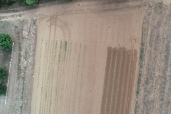
#> input picture median-filter/sw-filter/test_jpeg.JPG, 171 x 114 px, given as the content of the folder me/raffaele/Documents/soil-segmentation-zcu102/Sample_images, which was not available
$ python median.py
#> lines starting #> are read from the running program, lines starting #| are printed output that depends on the picture; pictures that were not available may be replaced by others from this repository, and a replacement may not be noted
#> further down, image is the input picture: shape (114, 171, 3); mean R, G, B 154.8, 143.6, 131.5
#| (114, 171, 3)
### AIPreciseAgri_analysis/Soil_Segmentation/Segmentation_test.py
# ===============================================================
import matplotlib.pyplot as plt
import numpy as np
import os

from skimage.data import astronaut
from skimage.color import rgb2gray
from skimage.filters import sobel
from skimage.segmentation import felzenszwalb, slic, quickshift, watershed
from skimage.segmentation import mark_boundaries
from skimage.util import img_as_float, img_as_int
from skimage.io import imread
from skimage.transform import rescale, resize, downscale_local_mean
from skimage.util import view_as_blocks


def print_img(images, titles):
    if len(images) == len(titles):
        fig, (ax) = plt.subplots(1, len(images),
                                 figsize=(5*len(images), 3), sharex=True, sharey=True)
        array = (ax.ravel(), titles, images)
        for i in range(0, len(images)):
            # print(titles[i])
            ax[i].imshow(images[i])
            ax[i].set_title(titles[i])


"""computing the felzenszwalb and print the results"""


def felzenszwalb_and_imshow(img):
    segments_fz = felzenszwalb(img, scale=100, sigma=0.5, min_size=2000)
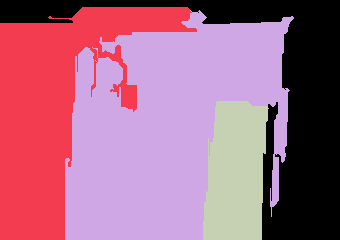
#> segments_fz: shape (240, 340) int64; 4 distinct labels, from 0 to 3; one colour per label, 0 black
    boundaries = mark_boundaries(img, segments_fz, color=(1, 0, 0))

    print(f"Felzenszwalb number of segments: {len(np.unique(segments_fz))}")
#| Felzenszwalb number of segments: 4

    print_img((img, boundaries, segments_fz), ("Original image", "Felzenszwalbs's method",
              "Segments from felzenszwalb"))
#> the loop in print_img, `for i in range(0, len(images)):` made 3 passes
    return len(np.unique(segments_fz))  # return the number of segments


def slic_and_imshow(img):
    segments_slic = slic(img, n_segments=250,
                         compactness=10, sigma=1, start_label=1)
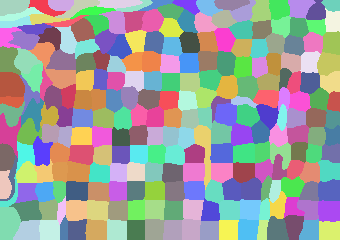
#> segments_slic: shape (240, 340) int64; 245 distinct labels, from 1 to 245; one colour per label, 0 black
    boundaries = mark_boundaries(img, segments_slic, color=(1, 0, 0))
    print(f"SLIC number of segments: {len(np.unique(segments_slic))}")
#| SLIC number of segments: 245

    print_img((img, boundaries, segments_slic), ("Original image", "K-means clustering (slic)",
              "Segments from k-means clustering"))
#> the loop in print_img (call 2), `for i in range(0, len(images)):` made 3 passes
    return len(np.unique(segments_slic))


def quickshift_and_imshow(img):
    segments_quick = quickshift(img, kernel_size=3, max_dist=6, ratio=0.5)
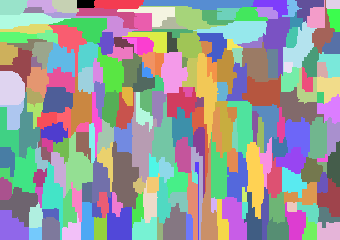
#> segments_quick: shape (240, 340) int64; 218 distinct labels, from 0 to 217; one colour per label, 0 black
    boundaries = mark_boundaries(img, segments_quick, color=(1, 0, 0))
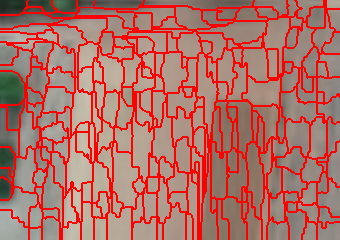
#> boundaries: shape (240, 340, 3) float64; mean R, G, B 0.698, 0.429, 0.393

    print(f"Quickshift number of segments: {len(np.unique(segments_quick))}")
#| Quickshift number of segments: 218

    print_img((img, boundaries, segments_quick), ("Original image", "Quickshift method",
              "Segments from quickshift"))
    return len(np.unique(segments_quick))


def sobel_and_imshow(img):
    segments_sobel = sobel(rgb2gray(img))
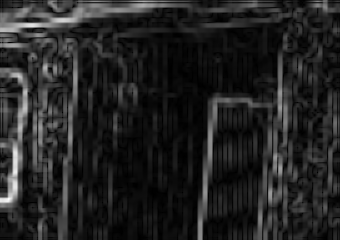
#> segments_sobel: shape (240, 340) float64; min 2.33e-05, max 0.0656, mean 0.00911; drawn with min black and max white

    print_img((img, segments_sobel), ("Original image", "Sobel filter"))

    return len(np.unique(segments_sobel))


def watershed_and_imshow(img):
    gradient = sobel(rgb2gray(img))
    segments_watershed = watershed(gradient, markers=250, compactness=0.001)
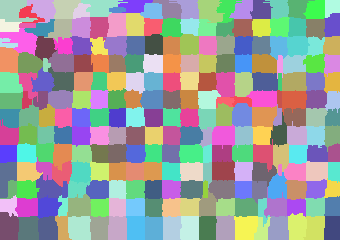
#> segments_watershed: shape (240, 340) int64; 247 distinct labels, from 1 to 247; one colour per label, 0 black
    boundaries = mark_boundaries(img, segments_watershed, color=(1, 0, 0))
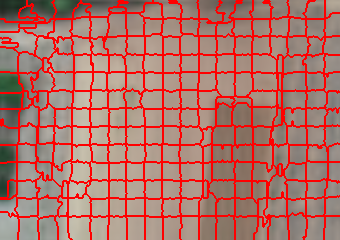
#> boundaries: shape (240, 340, 3) float64; mean R, G, B 0.688, 0.447, 0.409

    print(
        f"Watershed number of segments: {len(np.unique(segments_watershed))}")
#| Watershed number of segments: 247

    print_img((img, boundaries, segments_watershed),
              ("Original image", "Watershed method", "Segments from watershed"))
    return len(np.unique(segments_watershed))


"""Starting the script"""

root = '/home/raffaele/Documents/soil-segmentation-zcu102/'  # root directory
set = 'Sample_images'   # set images directory

# getting images names
filenames = os.listdir(os.path.join(root, set))
# os.path.join(root, set) ---> it joins the paths
# os.listdir(directory) ---> it lists input directory content
# print(os.path.join(root, set))
# print(os.listdir(os.path.join(root, set)))


# for the whole set of images apply the segmentation (for each images in Sample_images)
for file in filenames[:1]:
    # read the path of the images (getting the whole name)
    filename = os.path.join(os.path.join(root, set), file)
    image = imread(filename, as_gray=False)
    print(image.shape)
    _img = image.copy()
    # image = resize(image, (image.shape[0] // 8, image.shape[1] // 8),
    #                        anti_aliasing=True)
    image = resize(image, (4800, 6800), anti_aliasing=True)
    # print(image.shape)
    # print_img(image, "Original image")
    # print_img(_img, "Resized image")

    # size of blocks
    block_shape = (100, 100, 1)
    # see astronaut as a matrix of blocks (of shape block_shape)
    view = view_as_blocks(image, block_shape)
    # collapse the last two dimensions in one
    flatten_view = view.reshape(
        view.shape[0], view.shape[1], view.shape[2], -1)

    # resampling the image by taking either the `mean`,
    # the `max` or the `median` value of each blocks.

    image = np.mean(flatten_view, axis=3)
    # [6 lines of commented-out code are left out]
    image = rescale(image, (10, 10, 1), anti_aliasing=False)

    # convert the image to a floating point format
    img = img_as_float(image[::2, ::2])

    # print_img(img, "As float image")
    plt.show()

    # compute the Felsenszwalb’s efficient graph based image segmentation
    felzenszwalb_and_imshow(img)

    # compute segmentation using k-means clustering
    slic_and_imshow(img)

    # compute the quickshift mode-seeking algorithm
    quickshift_and_imshow(img)

    # compute the sobel filter
    sobel_and_imshow(img)

    # compute the watershed algorithm
    watershed_and_imshow(img)

    plt.tight_layout()
    plt.show()
# ===============================================================

# plt.show()

### median-filter/sw-filter/median.py
from curses import resize_term
import numpy as np
from skimage import filters
from skimage import morphology as morph
from skimage.io import imread
from skimage.util import view_as_blocks
from skimage.color import rgb2hsv, rgb2ycbcr
from skimage.transform import rescale, resize, downscale_local_mean
import matplotlib.pyplot as plt
import cv2
import time
import sys
import os

scriptpath = "/home/raffaele/Documents/soil-segmentation-zcu102/AIPreciseAgri_analysis/Soil_Segmentation/"
sys.path.append(os.path.abspath(scriptpath))
from Segmentation_test import print_img

def elapsed_and_print(start_time, end_time, msg):
    print('|', f'{msg:{" "}{"<"}{25}}', '|',
          f'{"{:.2f}".format((end_time-start_time)*1000) + " ms":{" "}{"<"}{15}}', '|',
          f'{"{:.0f}".format((end_time-start_time)*1000000) + " μs":{" "}{"<"}{15}}', '|')
    return end_time - start_time

# find the compatible image shape
# def find_shape(n_portions, image):
#     # the image is "divided" n_portions
#     shape =
#     return shape

# list of times in seconds
times = {'Divide and flatten': [],
         'Mean filter': [],
         'Max filter': [],
         'Median filter': [],
         'Real Median': [],
         'rgb2ycbcr color space': [],
         'Otsu threshold': [],
         'Resize image': [],
         'Mask': [],
         'Masked image': [],
         'Writing images': [],
         'Total time elapsed': []}

if len(sys.argv) >= 2:  # the input image is provided
    filename = os.getcwd() + "/" + str(sys.argv[1])
    start_tot_time = time.time()

    image_name, file_extension = os.path.splitext(filename)
    # print_header(file)
        # print(file_extension)
    # convert png to JPG
    if file_extension == '.png':
        cv2.imwrite(image_name+".JPG",  imread(filename, as_gray=False),(cv2.IMWRITE_PAM_FORMAT_RGB, 0))

    if file_extension == '.JPG' or file_extension == '.png':

        # if the file is a JPG image apply the otsu segmentation
        # print(filename)
        # 1. READ THE IMAGE
        _image = imread(image_name+".JPG", as_gray=False)
        # 2. COPY THE IMAGE
        _image_ = _image.copy()
        # _image = resize(_image_, (3000, 3000,3))
        print(_image.shape)
        start_time = time.time()
        # cv2.imwrite(filename+"filtered.JPG", _image)
        # exit()
        # size of blocks
        # 3. CREATE THE WINDOW
        block_shape = (32, 32, 1)

        # block_shape = (30, 30, 1)

        print("block_shape:", block_shape)
        # see astronaut as a matrix of blocks (of shape block_shape)
        view = view_as_blocks(_image, block_shape)
        print("_image.shape:", _image.shape)
        print("view.shape:",view.shape)

        # collapse the last two dimensions in one
        flatten_view = view.reshape(
            view.shape[0], view.shape[1], view.shape[2], -1)
        end_time = time.time()
        print("flatten_view.shape:", flatten_view.shape)

        times['Divide and flatten'].append(elapsed_and_print(
            start_time, end_time, "Divide and flatten:"))
        # print(times)

        start_time = time.time()
        # flatten_view.shape = (rows/32, cols/32, 3, 32*32=1024)
        # np.mean(flatten_view, axis=3)
        # computes the mean of 1024 pixels and create a new image "mean_view" of rows/32*cols/32
        mean_view = np.mean(flatten_view, axis=3)
        end_time = time.time()
        times['Mean filter'].append(elapsed_and_print(
            start_time, end_time, "Mean filter:"))
        print("mean_view.shape", mean_view.shape)

        start_time = time.time()
        max_view = np.max(flatten_view, axis=3)
        end_time = time.time()
        times['Max filter'].append(elapsed_and_print(
            start_time, end_time, "Max filter:"))
        print("max_view.shape", max_view.shape)

        start_time = time.time()
        # median_view = np.median(flatten_view, axis=3)
        median_view = np.median(flatten_view, axis=3)
        end_time = time.time()
        times['Median filter'].append(elapsed_and_print(
            start_time, end_time, "Median filter:"))
        print("median_view.shape", median_view.shape)
        new_size = (1000,1000, 3)
        resized_image = np.zeros(new_size)
        resized_image[:, :, 0] = resize(_image_[:,:,0], new_size[:2])*255
        resized_image[:, :, 1] = resize(_image_[:,:,1], new_size[:2])*255
        resized_image[:, :, 2] = resize(_image_[:,:,2], new_size[:2])*255
        # print_img([resize(_image, (1000, 1000, 3)), resized_image], ["Image", "Real Median view"])
        # plt.show()
        # exit()
        start_time = time.time()
        # compute the real median_view
        # real_median_view = filters.median(_image, morph.cube(32))
        # print(_image)
        # print(resized_image.astype('uint8'))
        real_median_view = np.zeros(new_size)
        real_median_view[:, :, 0] = filters.median(resized_image[:, :, 0], morph.square(16))
        real_median_view[:, :, 1] = filters.median(resized_image[:, :, 1], morph.square(16))
        real_median_view[:, :, 2] = filters.median(resized_image[:, :, 2], morph.square(16))

        # real_median_view = _image[:,:,1]
        end_time = time.time()
        times['Real Median'].append(elapsed_and_print(
            start_time, end_time, "Real Median filter:"))
        # print the median view
        print(real_median_view.shape)

        # print_img([resize(_image, (1000, 1000, 3)), median_view.astype('uint8'),  real_median_view.astype('uint8')], ["Image", "Median view", "Real Median view"])
        # print_img([resized_image.astype('uint8'), median_view.astype('uint8'),  real_median_view.astype('uint8')], ["Image", "Median view", "Real Median view"])
        # plt.show()
        cv2.imwrite(filename+"resized.JPG", cv2.cvtColor(resized_image.astype('uint16'), cv2.COLOR_RGB2BGR))
        cv2.imwrite(filename+"filtered.JPG", cv2.cvtColor(median_view.astype('uint16'), cv2.COLOR_RGB2BGR))
        cv2.imwrite(filename+"filtered_real.JPG", cv2.cvtColor(real_median_view.astype('uint16'), cv2.COLOR_RGB2BGR))
        # END MEDIAN TEST
        # exit()

        start_time = time.time()
        # RGB_image = median_view.astype('uint8')
        # RGB_image = real_median_view.astype('uint8')
        RGB_image = _image.astype('uint8')
        ycbcr_img = rgb2ycbcr(RGB_image)
        y_img = ycbcr_img[:, :, 0]
        cb_img = ycbcr_img[:, :, 1]
        cr_img = ycbcr_img[:, :, 2]
        end_time = time.time()
        times['rgb2ycbcr color space'].append(elapsed_and_print(
            start_time, end_time, "rgb2ycbcr color space:"))
        print("rgb_image.shape", RGB_image.shape)
        print("cr_img.shape", cr_img.shape)

        image = cr_img.copy()   # cr used for otsu threshold


        # image = value_img.copy()

        start_time = time.time()
        # Threshold value based on Otsu's method
        val = filters.threshold_otsu(image)
        end_time = time.time()
        times['Otsu threshold'].append(elapsed_and_print(
            start_time, end_time, "Otsu Threshold:"))

        print("val", val)
        # resize the flattened image to match the original size
        print("image.shape", image.shape)
        start_time = time.time()
        image = resize(image, (_image_.shape[0], _image_.shape[1]))
        end_time = time.time()
        times['Resize image'].append(elapsed_and_print(
            start_time, end_time, "Resize image:"))
        print("Resized image.shape", image.shape)


        start_time = time.time()
        mask_color = image < val
        mask = image < val
        end_time = time.time()
        times['Mask'].append(elapsed_and_print(
            start_time, end_time, "Mask:"))
        print("mask.shape", mask.shape)

        start_time = time.time()
        # set the pixels masked to 255
        _image_[mask_color, :] = 255
        end_time = time.time()
        times['Masked image'].append(elapsed_and_print(
            start_time, end_time, "Masked image:"))
        print("masked_image.shape", _image_.shape)


        end_tot_time = time.time()
        times['Total time elapsed'].append(elapsed_and_print(
            start_tot_time, end_tot_time, "'Total time elapsed':"))

        # print the images
        cv2_image = cv2.cvtColor(_image, cv2.COLOR_RGB2BGR)
        # cv2.imshow("image", cv2.resize(
        #     cv2_image, (0, 0), fx=0.15, fy=0.15))

        cv2_rgb = cv2.cvtColor(_image_, cv2.COLOR_RGB2BGR)
        # cv2.imshow("mask", cv2.resize(cv2_rgb,
        #            (0, 0), fx=0.15, fy=0.15))

        # cv2.waitKey(30)

        start_time = time.time()
             # write the mask image in the output dir

        # cv2.imwrite(filename+"masked_image_with_real_median_16.JPG",cv2_rgb)
        # cv2.imwrite(filename+"masked_image.JPG", cv2_rgb)
        cv2.imwrite(filename+"masked_image_without_median.JPG", cv2_rgb)

        end_time = time.time()
        times['Writing images'].append(elapsed_and_print(
            start_time, end_time, "Writing images:"))

exit()
#> (the program exits here)
